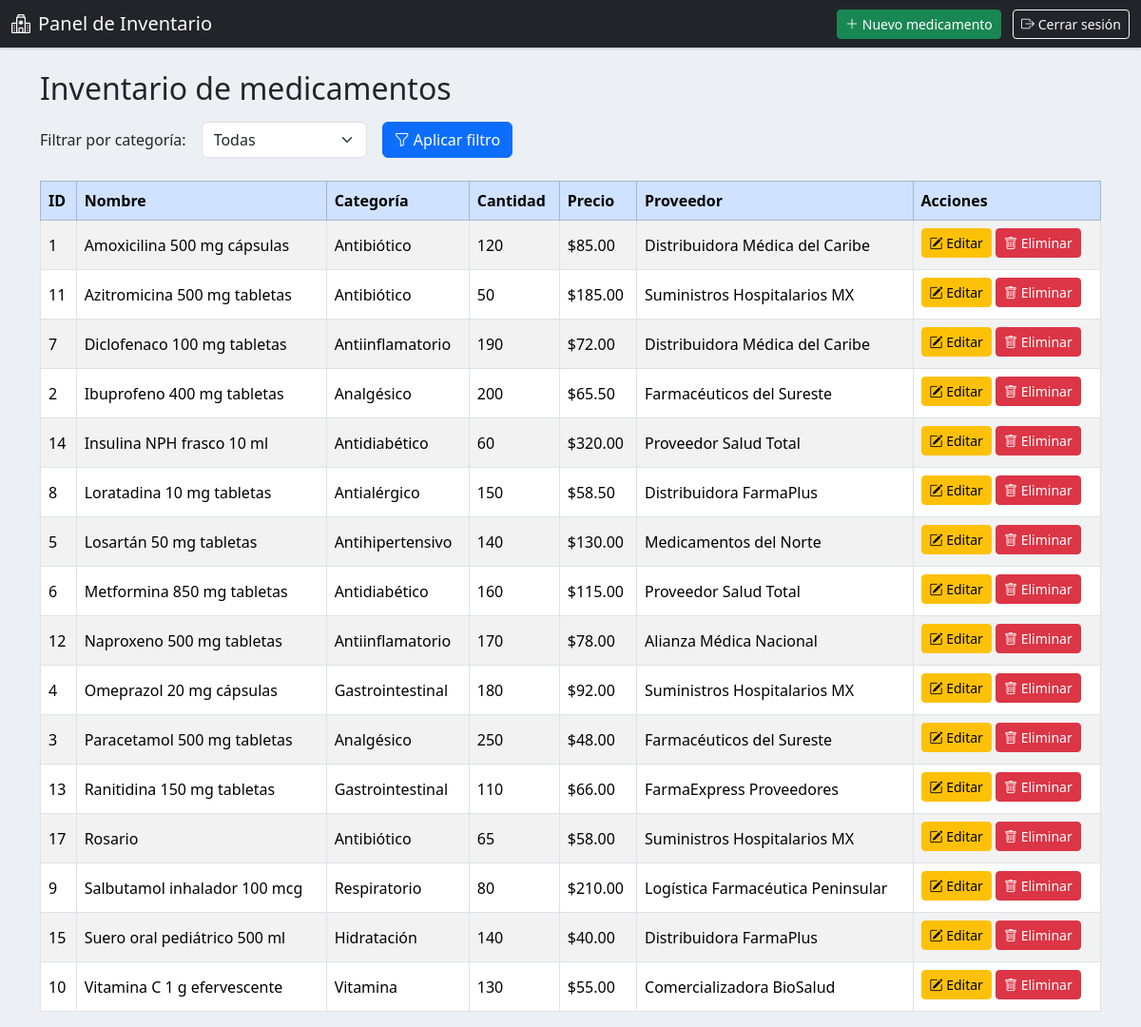
The page /panel.php (signed in) on the database its author committed.
### tables this page shows
CREATE TABLE `medicamentos` (
  `id` int(11) NOT NULL AUTO_INCREMENT,
  `nombre` varchar(100) NOT NULL,
  `categoria` varchar(100) DEFAULT NULL,
  `cantidad` int(11) DEFAULT 0,
  `precio` decimal(10,2) DEFAULT NULL,
  `proveedor_id` int(11) DEFAULT NULL,
  `creado_en` timestamp NOT NULL DEFAULT current_timestamp(),
  `actualizado_en` timestamp NOT NULL DEFAULT current_timestamp() ON UPDATE current_timestamp(),
  PRIMARY KEY (`id`),
  KEY `fk_medicamento_proveedor` (`proveedor_id`),
  CONSTRAINT `fk_medicamento_proveedor` FOREIGN KEY (`proveedor_id`) REFERENCES `proveedores` (`id`) ON DELETE SET NULL ON UPDATE CASCADE
);

CREATE TABLE `proveedores` (
  `id` int(11) NOT NULL AUTO_INCREMENT,
  `nombre` varchar(100) NOT NULL,
  `telefono` varchar(20) DEFAULT NULL,
  `direccion` varchar(200) DEFAULT NULL,
  `creado_en` timestamp NOT NULL DEFAULT current_timestamp(),
  PRIMARY KEY (`id`)
);

### panel.php (the view, shortened to what this page needs)
<?php
require_once "conexion.php";
$sql = "SELECT m.id, m.nombre, m.categoria, m.cantidad, m.precio,
               p.nombre AS proveedor
        FROM medicamentos m
        LEFT JOIN proveedores p ON m.proveedor_id = p.id";
$sql .= " ORDER BY m.nombre ASC";
$stmt = $conexion->prepare($sql);
$stmt->execute();
$resultado = $stmt->get_result();
?>
<!DOCTYPE html>
<html lang="es">
<head>
    <link href="https://cdn.jsdelivr.net/npm/bootstrap@5.3.3/dist/css/bootstrap.min.css" rel="stylesheet">
    <link rel="stylesheet" href="https://cdn.jsdelivr.net/npm/bootstrap-icons@1.11.3/font/bootstrap-icons.min.css">
</head>
<body>
<nav class="navbar navbar-dark bg-dark mb-4">
  <div class="container-fluid">
    <span class="navbar-brand mb-0 h1">
      <i class="bi bi-hospital me-2"></i>Panel de Inventario
    </span>
    <div>
      <a href="registro.php" class="btn btn-sm btn-success me-2">
        <i class="bi bi-plus-lg"></i> Nuevo medicamento
      </a>
      <a href="cerrar_sesion.php" class="btn btn-sm btn-outline-light">
        <i class="bi bi-box-arrow-right"></i> Cerrar sesión
      </a>
    </div>
  </div>
</nav>
<div class="container">
    <h2 class="mb-3">Inventario de medicamentos</h2>
    <form class="row g-3 mb-4" method="get" action="panel.php">
        <div class="col-auto">
            <label for="categoria" class="col-form-label">Filtrar por categoría:</label>
        </div>
        <div class="col-auto">
            <select name="categoria" id="categoria" class="form-select">
                <option value="">Todas</option>
            </select>
        </div>
        <div class="col-auto">
            <button type="submit" class="btn btn-primary">
              <i class="bi bi-funnel"></i> Aplicar filtro
            </button>
        </div>
    </form>
    <div class="table-responsive">
      <table class="table table-striped table-bordered align-middle">
          <thead class="table-primary">
              <tr>
                  <th>ID</th>
                  <th>Nombre</th>
                  <th>Categoría</th>
                  <th>Cantidad</th>
                  <th>Precio</th>
                  <th>Proveedor</th>
                  <th>Acciones</th>
              </tr>
          </thead>
          <tbody>
          <?php if ($resultado->num_rows > 0): ?>
              <?php while ($med = $resultado->fetch_assoc()): ?>
                  <tr>
                      <td><?php echo $med['id']; ?></td>
                      <td><?php echo htmlspecialchars($med['nombre']); ?></td>
                      <td><?php echo htmlspecialchars($med['categoria']); ?></td>
                      <td><?php echo $med['cantidad']; ?></td>
                      <td>$<?php echo number_format($med['precio'], 2); ?></td>
                      <td><?php echo htmlspecialchars($med['proveedor'] ?? 'Sin proveedor'); ?></td>
                      <td>
                          <a href="editar_medicamento.php?id=<?php echo $med['id']; ?>" class="btn btn-sm btn-warning mb-1">
                              <i class="bi bi-pencil-square"></i> Editar
                          </a>
                          <a href="eliminar_medicamento.php?id=<?php echo $med['id']; ?>"
                             class="btn btn-sm btn-danger mb-1"
                             onclick="return confirm('¿Seguro que deseas eliminar este medicamento?');">
                              <i class="bi bi-trash"></i> Eliminar
                          </a>
                      </td>
                  </tr>
              <?php endwhile; ?>
          <?php else: ?>
              <tr>
                  <td colspan="7" class="text-center">No hay medicamentos registrados.</td>
              </tr>
          <?php endif; ?>
          </tbody>
      </table>
    </div>
</div>
</body>
</html>

### panel.php (style rules this page uses)
body { background-color:#ecf0f5; }
.navbar { box-shadow: 0 1px 3px rgba(0,0,0,.2); }

### rows shown on the page
medicamentos: id "1", nombre "Amoxicilina 500 mg cápsulas", categoria "Antibiótico", cantidad "120", precio "85.00", proveedor.nombre "Distribuidora Médica del Caribe"
medicamentos: id "11", nombre "Azitromicina 500 mg tabletas", categoria "Antibiótico", cantidad "50", precio "185.00", proveedor.nombre "Suministros Hospitalarios MX"
medicamentos: id "7", nombre "Diclofenaco 100 mg tabletas", categoria "Antiinflamatorio", cantidad "190", precio "72.00", proveedor.nombre "Distribuidora Médica del Caribe"
medicamentos: id "2", nombre "Ibuprofeno 400 mg tabletas", categoria "Analgésico", cantidad "200", precio "65.50", proveedor.nombre "Farmacéuticos del Sureste"
medicamentos: id "14", nombre "Insulina NPH frasco 10 ml", categoria "Antidiabético", cantidad "60", precio "320.00", proveedor.nombre "Proveedor Salud Total"
medicamentos: id "8", nombre "Loratadina 10 mg tabletas", categoria "Antialérgico", cantidad "150", precio "58.50", proveedor.nombre "Distribuidora FarmaPlus"
medicamentos: id "5", nombre "Losartán 50 mg tabletas", categoria "Antihipertensivo", cantidad "140", precio "130.00", proveedor.nombre "Medicamentos del Norte"
medicamentos: id "6", nombre "Metformina 850 mg tabletas", categoria "Antidiabético", cantidad "160", precio "115.00", proveedor.nombre "Proveedor Salud Total"
medicamentos: id "12", nombre "Naproxeno 500 mg tabletas", categoria "Antiinflamatorio", cantidad "170", precio "78.00", proveedor.nombre "Alianza Médica Nacional"
medicamentos: id "4", nombre "Omeprazol 20 mg cápsulas", categoria "Gastrointestinal", cantidad "180", precio "92.00", proveedor.nombre "Suministros Hospitalarios MX"
medicamentos: id "3", nombre "Paracetamol 500 mg tabletas", categoria "Analgésico", cantidad "250", precio "48.00", proveedor.nombre "Farmacéuticos del Sureste"
medicamentos: id "13", nombre "Ranitidina 150 mg tabletas", categoria "Gastrointestinal", cantidad "110", precio "66.00", proveedor.nombre "FarmaExpress Proveedores"
medicamentos: id "17", nombre "Rosario", categoria "Antibiótico", cantidad "65", precio "58.00", proveedor.nombre "Suministros Hospitalarios MX"
medicamentos: id "9", nombre "Salbutamol inhalador 100 mcg", categoria "Respiratorio", cantidad "80", precio "210.00", proveedor.nombre "Logística Farmacéutica Peninsular"
medicamentos: id "15", nombre "Suero oral pediátrico 500 ml", categoria "Hidratación", cantidad "140", precio "40.00", proveedor.nombre "Distribuidora FarmaPlus"
medicamentos: id "10", nombre "Vitamina C 1 g efervescente", categoria "Vitamina", cantidad "130", precio "55.00", proveedor.nombre "Comercializadora BioSalud"
